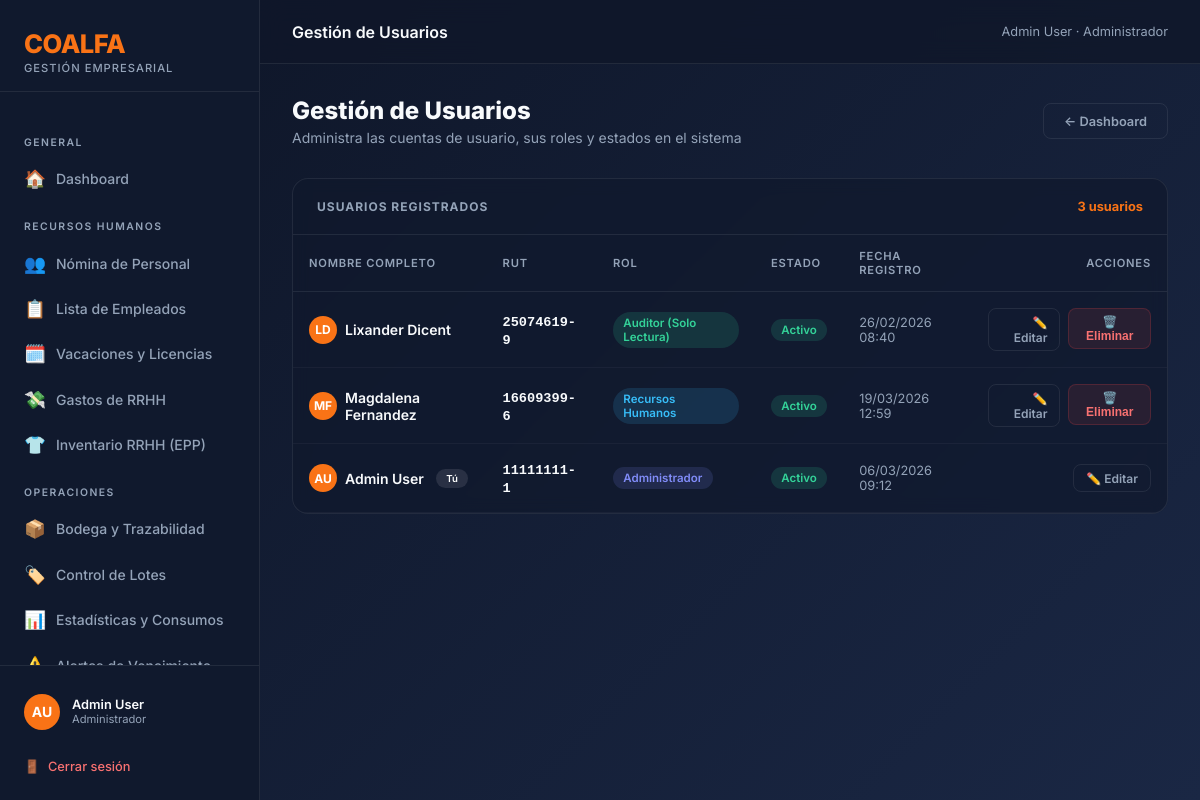
Screenshot of /gestion/usuarios/ (signed in) with the database file from the repository.
### coalfa/models.py (models this page shows, shortened)
class Usuario(AbstractBaseUser, PermissionsMixin):
    ROL_CHOICES = [
        ("ADMIN", "Administrador"),
        ("RRHH", "Recursos Humanos"),
        ("OPERACIONAL", "Operacional"),
        ("GERENTE", "Gerente"),
        ("AUDITOR", "Auditor (Solo Lectura)"),
    ]
    rut = models.CharField(max_length=12, unique=True, verbose_name="RUT", validators=[rut_validator])
    nombre = models.CharField(max_length=60, verbose_name="Nombre")
    apellido = models.CharField(max_length=60, verbose_name="Apellido")
    rol = models.CharField(max_length=15, choices=ROL_CHOICES, default="RRHH", verbose_name="Rol")
    is_active = models.BooleanField(default=True, verbose_name="Activo")
    is_staff = models.BooleanField(default=False, verbose_name="Es staff")
    solicitud_pendiente = models.BooleanField(default=False, verbose_name="Solicitud pendiente de aprobación")
    date_joined = models.DateTimeField(default=timezone.now, verbose_name="Fecha de registro")
    USERNAME_FIELD = "rut"
    REQUIRED_FIELDS = ["nombre", "apellido"]
    objects = UsuarioManager()
    def get_full_name(self):
        return f"{self.nombre} {self.apellido}"
    class Meta:
        verbose_name = "Usuario"
        verbose_name_plural = "Usuarios"

### coalfa/views.py (the view)
# urls.py: path("gestion/usuarios/", views.admin_usuarios, name="admin_usuarios"),
@_admin_required
def admin_usuarios(request):
    from .models import Usuario
    usuarios = Usuario.objects.all().order_by("apellido", "nombre")
    return render(request, "admin/usuarios.html", {"usuarios": usuarios})

### coalfa/context_processors.py (called while the page is built)
def solicitudes_pendientes(request):
    if request.user.is_authenticated and getattr(request.user, 'rol', None) == 'ADMIN':
        count = Usuario.objects.filter(solicitud_pendiente=True).count()
        return {'solicitudes_count': count}
    return {}

### coalfa/views.py (called while the page is built)
def _admin_required(view_func):
    from functools import wraps
    @wraps(view_func)
    def wrapper(request, *args, **kwargs):
        if not request.user.is_authenticated or request.user.rol != "ADMIN":
            return redirect("dashboard")
        return view_func(request, *args, **kwargs)
    return wrapper

### templates/admin/usuarios.html (shortened to what this page needs)
{% extends 'base.html' %}
{% block topbar_title %}Gestión de Usuarios{% endblock %}
{% block content %}
<div class="header-section">
    <div>
        <div class="page-title">Gestión de Usuarios</div>
        <p class="page-subtitle" style="margin-bottom:0;">Administra las cuentas de usuario, sus roles y estados en el sistema</p>
    </div>
    <a href="{% url 'dashboard' %}" class="btn btn-ghost">← Dashboard</a>
</div>
<div class="card table-responsive-cards" style="padding:0; overflow:hidden;">
    <div style="padding:1.25rem 1.5rem; border-bottom:1px solid var(--border); display:flex; justify-content:space-between; align-items:center;">
        <span style="font-size:0.75rem; font-weight:700; text-transform:uppercase; letter-spacing:1px; color:var(--text-muted);">Usuarios Registrados</span>
        <span style="font-size:0.8rem; font-weight:700; color:var(--accent);">{{ usuarios.count }} usuario{{ usuarios.count|pluralize:"s" }}</span>
    </div>
    <div class="table-wrap">
        <table>
            <thead>
                <tr>
                    <th>Nombre Completo</th>
                    <th>RUT</th>
                    <th>Rol</th>
                    <th>Estado</th>
                    <th>Fecha Registro</th>
                    <th style="text-align:right;">Acciones</th>
                </tr>
            </thead>
            <tbody>
                {% for u in usuarios %}
                <tr>
                    <td>
                        <div style="font-weight:600; display:flex; align-items:center; gap:0.5rem;">
                            <div class="user-avatar" style="width:28px; height:28px; font-size:0.75rem;">
                                {{ u.nombre|first }}{{ u.apellido|first }}
                            </div>
                            {{ u.get_full_name }}
                            {% if u.pk == request.user.pk %}
                            <span class="user-badge" style="background:rgba(255,255,255,0.1); color:white; font-size:0.6rem; margin-left:0.25rem;">Tú</span>
                            {% endif %}
                        </div>
                    </td>
                    <td>
                        <span style="font-family:monospace; font-size:0.85rem; font-weight:600;">{{ u.rut }}</span>
                    </td>
                    <td>
                        <span class="user-badge {% if u.rol == 'ADMIN' %}badge-admin{% elif u.rol == 'GERENTE' %}badge-gerente{% elif u.rol == 'RRHH' %}badge-rrhh{% else %}badge-operacional{% endif %}">
                            {{ u.get_rol_display }}
                        </span>
                    </td>
                    <td>
                        <span class="user-badge {% if u.is_active %}badge-active{% else %}badge-inactive{% endif %}">
                            {% if u.is_active %}Activo{% else %}Inactivo{% endif %}
                        </span>
                    </td>
                    <td style="color:var(--text-muted); font-size:0.8rem;">
                        {{ u.date_joined|date:"d/m/Y H:i" }}
                    </td>
                    <td style="text-align:right;">
                        <div style="display:inline-flex; gap:0.5rem; justify-content:flex-end;">
                            <a href="{% url 'admin_usuario_editar' u.pk %}" class="btn btn-ghost btn-sm">
                                ✏️ Editar
                            </a>
                            {% if u.pk != request.user.pk %}
                            <form method="post" action="{% url 'admin_usuario_eliminar' u.pk %}" style="display:inline;" onsubmit="return confirm('¿Estás seguro de que deseas eliminar permanentemente a {{ u.get_full_name }}? Esta acción no se puede deshacer.')">
                                <button type="submit" class="btn btn-danger btn-sm">
                                    🗑️ Eliminar
                                </button>
                            </form>
                            {% endif %}
                        </div>
                    </td>
                </tr>
                {% endfor %}
            </tbody>
        </table>
    </div>
</div>
{% endblock %}

### templates/base.html (shortened to what this page needs)
<!DOCTYPE html>
<html lang="es">
<head>
    <link rel="stylesheet" href="https://unpkg.com/nprogress@0.2.0/nprogress.css" />
</head>
<body>
    <div class="sidebar">
        <div class="sidebar-brand">
            <div class="logo-text">COALFA</div>
            <div class="logo-sub">Gestión Empresarial</div>
        </div>
        <nav class="sidebar-nav">
            <div class="nav-section-label">General</div>
            <a href="{% url 'dashboard' %}" class="nav-item {% block nav_home %}{% endblock %}">
                <span class="icon">🏠</span> Dashboard
            </a>
            {% if user.rol == 'RRHH' or user.rol == 'ADMIN' or user.rol == 'GERENTE' or user.rol == 'AUDITOR' %}
            <div class="nav-section-label">Recursos Humanos</div>
            <a href="{% url 'rrhh_dashboard' %}" class="nav-item {% block nav_rrhh %}{% endblock %}">
                <span class="icon">👥</span> Nómina de Personal
            </a>
            <a href="{% url 'rrhh_lista_empleados' %}" class="nav-item {% block nav_empleados %}{% endblock %}">
                <span class="icon">📋</span> Lista de Empleados
            </a>
            <a href="{% url 'rrhh_ausencias' %}" class="nav-item {% block nav_ausencias %}{% endblock %}">
                <span class="icon">🗓️</span> Vacaciones y Licencias
            </a>
            <a href="{% url 'rrhh_gastos' %}" class="nav-item {% block nav_rrhh_gastos %}{% endblock %}">
                <span class="icon">💸</span> Gastos de RRHH
            </a>
            <a href="{% url 'rrhh_inventario' %}" class="nav-item {% block nav_rrhh_inventario %}{% endblock %}">
                <span class="icon">👕</span> Inventario RRHH (EPP)
            </a>
            {% endif %}
            {% if user.rol == 'OPERACIONAL' or user.rol == 'ADMIN' or user.rol == 'GERENTE' or user.rol == 'AUDITOR' %}
            <div class="nav-section-label">Operaciones</div>
            <a href="{% url 'inventario_dashboard' %}" class="nav-item {% block nav_inventario %}{% endblock %}">
                <span class="icon">📦</span> Bodega y Trazabilidad
            </a>
            <a href="{% url 'inventario_lista_lotes' %}" class="nav-item {% block nav_lotes %}{% endblock %}">
                <span class="icon">🏷️</span> Control de Lotes
            </a>
            <a href="{% url 'inventario_resumen_consumo' %}" class="nav-item {% block nav_consumo %}{% endblock %}">
                <span class="icon">📊</span> Estadísticas y Consumos
            </a>
            <a href="{% url 'inventario_alertas' %}" class="nav-item {% block nav_alertas %}{% endblock %}">
                <span class="icon">⚠️</span> Alertas de Vencimiento
            </a>
            {% endif %}
        </nav>
        <div class="sidebar-footer">
            <div class="user-info">
                <div class="user-avatar">{{ user.nombre|first }}{{ user.apellido|first }}</div>
                <div>
                    <div class="user-name">{{ user.get_full_name }}</div>
                    <div class="user-role">{{ user.get_rol_display }}</div>
                </div>
            </div>
            <a href="{% url 'logout' %}" class="btn-logout">
                <span>🚪</span> Cerrar sesión
            </a>
        </div>
    </div>
    <div class="main-wrapper">
        <div class="topbar">
            <div class="topbar-title">{% block topbar_title %}Dashboard{% endblock %}</div>
            <div class="topbar-breadcrumb">{{ user.get_full_name }} · {{ user.get_rol_display }}</div>
        </div>
        <div class="page-content">
            {% block content %}{% endblock %}
        </div>
    </div>
</body>
</html>

### rows the page displays
Usuario: nombre|first "A", apellido|first "U", get_full_name "Admin User", rol "Administrador", shows "Tú", rut "11111111-1", is_active "Activo", date_joined "06/03/2026 09:12"
Usuario: nombre|first "L", apellido|first "D", get_full_name "Lixander Dicent", rut "25074619-9", rol "Auditor (Solo Lectura)", is_active "Activo", date_joined "26/02/2026 08:40"
Usuario: nombre|first "M", apellido|first "F", get_full_name "Magdalena Fernandez", rut "16609399-6", rol "Recursos Humanos", is_active "Activo", date_joined "19/03/2026 12:59"

### other values shown
{{ usuarios.count }} "3"
